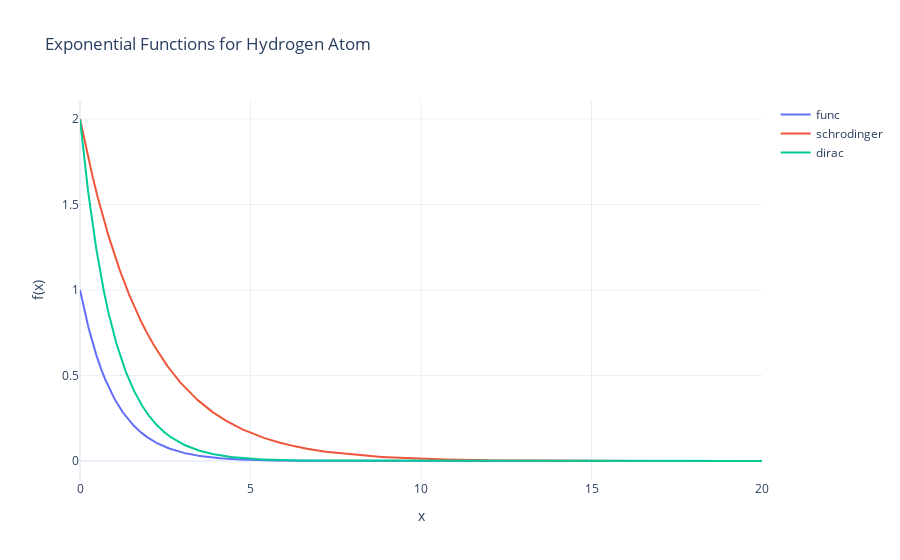

Notebook source saved alongside this figure:
### Code cell
import plotly.graph_objects as go

# 创建交互式图表
fig = go.Figure()

# 添加 f1 曲线
fig.add_trace(go.Scatter(x=x, y=y1, mode='lines', name='func'))

# 添加 schrodinger 曲线
fig.add_trace(go.Scatter(x=x, y=schrodinger_y, mode='lines', name='schrodinger'))

# 添加 dirac 曲线
fig.add_trace(go.Scatter(x=x, y=dirac_y, mode='lines', name='dirac'))

# 设置图表标题和轴标签
fig.update_layout(
    title='Exponential Functions for Hydrogen Atom',
    xaxis_title='x',
    yaxis_title='f(x)',
    template='plotly_white'
)

# 显示交互式图表
fig.show()

### Figure 1 — Plotly figure (JSON) as saved in the notebook; plotly's stock layout.template omitted (floating-point values rounded to 4 significant figures; data arrays with more than 128 entries replaced by an {"elided": "..."} marker saying what was removed)
{"data": [{"mode": "lines", "name": "func", "type": "scatter", "x": {"elided": "10000 float values"}, "y": {"elided": "10000 float values"}}, {"mode": "lines", "name": "schrodinger", "type": "scatter", "x": {"elided": "10000 float values"}, "y": {"elided": "10000 float values"}}, {"mode": "lines", "name": "dirac", "type": "scatter", "x": {"elided": "10000 float values"}, "y": {"elided": "10000 float values"}}], "layout": {"title": {"text": "Exponential Functions for Hydrogen Atom"}, "xaxis": {"title": {"text": "x"}}, "yaxis": {"title": {"text": "f(x)"}}}}
